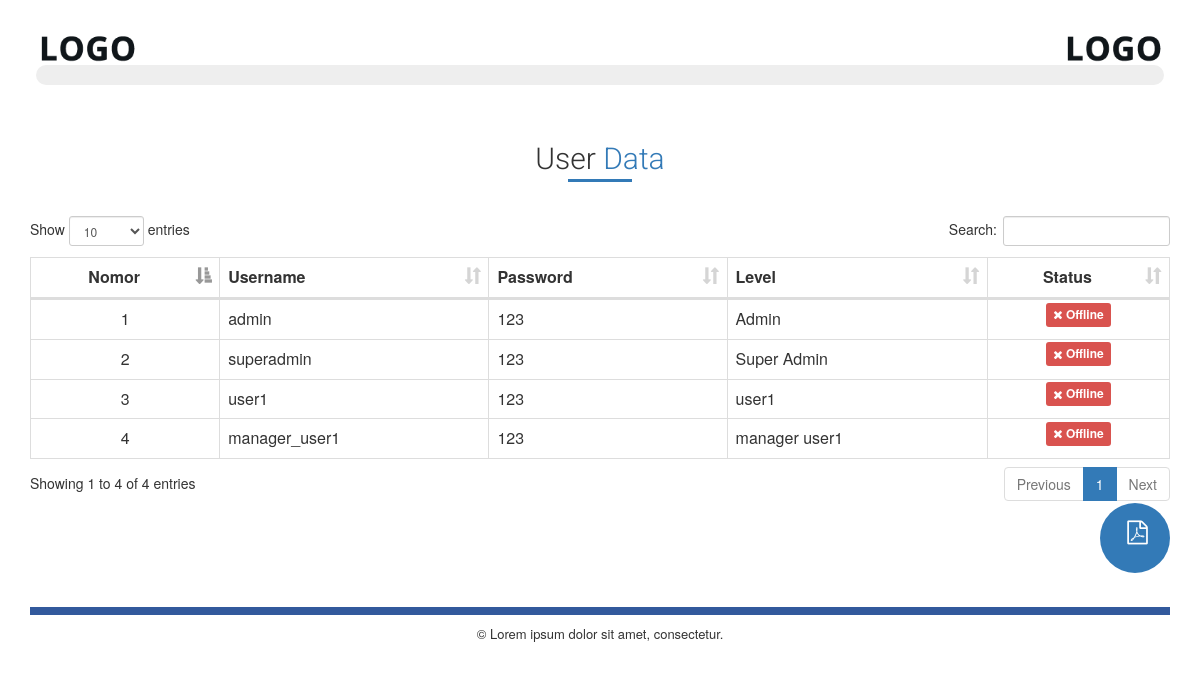
Screenshot of /user.php with the database file from the repository.
### tables this page shows
CREATE TABLE `user` (
  `id` int(11) NOT NULL,
  `username` varchar(50) NOT NULL,
  `password` varchar(20) NOT NULL,
  `level` enum('Admin','Super Admin','user1','manager user1') NOT NULL,
  `level2` enum('user','manager','admin','superadmin') NOT NULL,
  `status` int(1) NOT NULL
);

### user.php (the view, shortened to what this page needs)
<?php
  include 'header.php';
?>
    <div class="container">
      <div class="judul-content">
        <center><h2>User <span>Data</span></h2></center>
      </div>
      <table class="table table-hover table-responsive table-bordered" id="dataTabel">
          <thead>
            <tr>
              <th class="text-center"> Nomor </th>
              <th> Username </th>
              <th> Password </th>
              <th> Level </th>
              <th class="text-center"> Status </th>
            </tr>
          </thead>
          <tbody>
          <?php
          include 'config.php';
          $result = $mysqli->query("SELECT * FROM user");
          if($result){
            $i=1;
            while($obj = $result->fetch_object()) { ?>
                  <tr>
                    <td class="text-center"><?php echo $i; ?></td>
                    <td><?php echo $obj->username ?></td>
                    <td><?php echo $obj->password ?></td>
                    <td><?php echo $obj->level ?></td>
                <?php
                  if ($obj->status == 1) {
                    if ($obj->level2 != "superadmin") { ?>
                      <td class="text-center"><a href="proses_kick.php?id_user=<?php echo $obj->id; ?>&usrnm=<?php echo $obj->username; ?>" class="btn btn-success btn-sm"><i class="fa fa-user-times"></i> Kick</a></td>
                  <?php } else { ?>
                      <td class="text-center"><span class="label label-info"><i class="fa fa-check-circle"></i> Online</span></td>
                  <?php } ?>
                <?php  } else { ?>
                    <td class="text-center"><span class="label label-danger"><i class="fa fa-times"></i> Offline</span></td>
                <?php } ?>
                  </tr>
          <?php  $i++;
            }
          }
          ?>
          </tbody>
        </table>
        <div class="row">
          <div class="col-md-12">
            <a href="laporan_user_pdf.php" class="btn btn-biru btn-circle btn-xl" style="float: right;" target="_blank"><span class="fa fa-file-pdf-o" style="margin-left: 5px;"></span></a>
          </div>
        </div>
    </div>
<?php include 'footer.php'; ?>

### asset/css/style.css (style rules this page uses)
.btn-biru { background: #337ab7;color: #fff;border-radius: 0; }
.judul-content h2 { display: inline-block;position: relative;font-family: 'Roboto';font-weight: 300;margin-top: 5%;margin-bottom: 3%; }
.judul-content span { color: #337ab7; }
.judul-content h2:after { content: '';display: block;margin: auto;height: 3px;width: 50%;background:#337ab7;margin-top: 3%; }
.btn-circle { width: 30px;height: 30px;padding: 6px 0;border-radius: 15px;text-align: center;font-size: 12px;line-height: 1.428571429; }
.btn-circle.btn-xl { width: 70px;height: 70px;padding: 16px 0;border-radius: 35px;font-size: 24px;line-height: 1.33; }

### rows the page displays
user: username "admin", password "123", level "Admin", status 0 (drawn)
user: username "superadmin", password "123", level "Super Admin", status 0 (drawn)
user: username "user1", password "123", level "user1", status 0 (drawn)
user: username "manager_user1", password "123", level "manager user1", status 0 (drawn)
